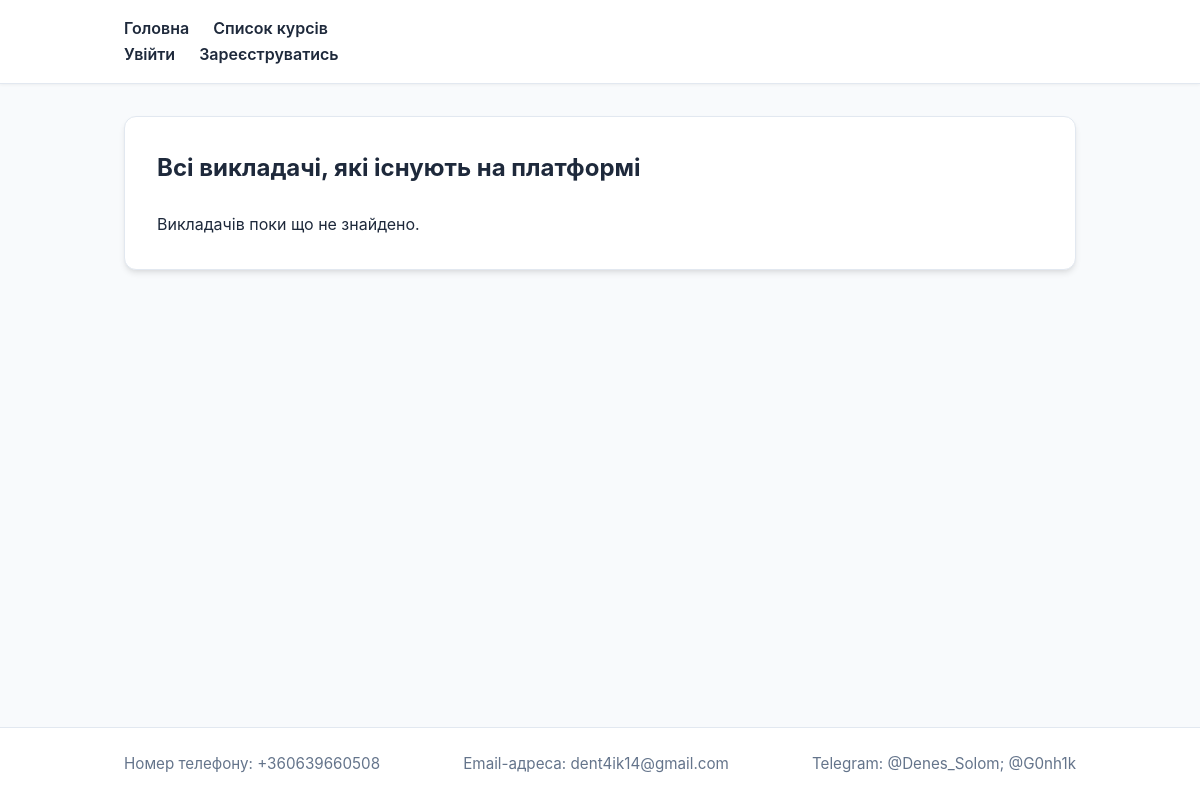
Before: /users/ with the older database file.
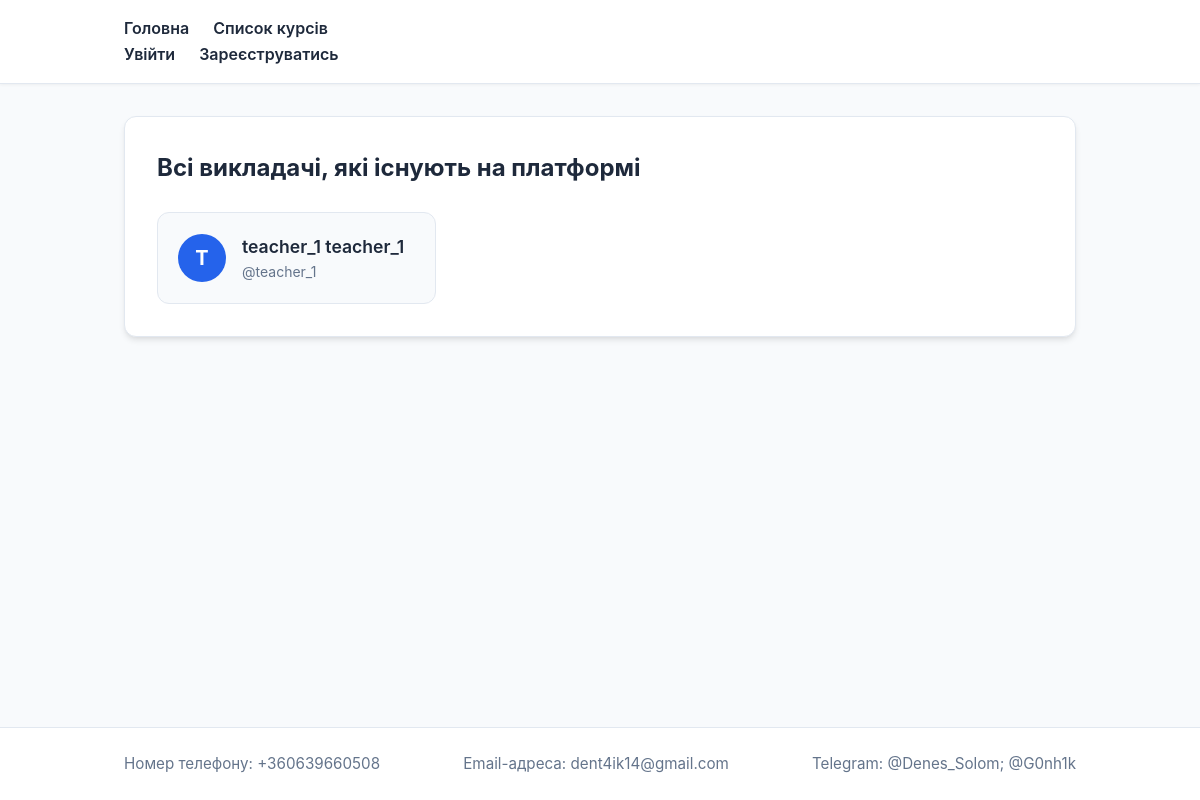
After: the same page with the newer database file.
### users/models.py (models this page shows)
class User(AbstractUser):
    email = models.EmailField('email address', unique=True)
    class Role(models.TextChoices):
        TEACHER = 'teacher', 'Викладач'
        STUDENT = 'student', 'Студент'
    role = models.CharField(
        'роль',
        max_length=10,
        choices=Role.choices,
        default=Role.STUDENT,
    )

### users/views.py (the view)
# urls.py: path('', UsersList.as_view(), name='users_list'),
class UsersList(ListView):
    model = User
    template_name = 'users/user_list.html'
    context_object_name = 'teachers'
    def get_queryset(self):
        return User.objects.filter(role=User.Role.TEACHER)
    def get_context_data(self, **kwargs):
        context = super().get_context_data(**kwargs)
        context['title'] = 'Список Викладачів'
        return context

### users/templates/users/user_list.html (shortened to what this page needs)
{% load static %}
<!doctype html>
<html lang="uk">
  <head>
    <link rel="stylesheet" href="{% static 'users/css/style.css' %}" />
  </head>
  <body>
    <header>
      <div class="nav-container">
        <div class="nav-links">
          <a href="{% url 'index' %}">Головна</a>
          <a href="{% url 'courses:courses_list' %}">Список курсів</a>
        </div>
        <div class="auth-links nav-links">
          {% if user.is_authenticated %}
            <a href="{% url 'users:profile' %}">Профіль ({{ user.username }})</a>
            <form action="{% url 'users:logout' %}" method="post" style="display: inline;">
              {% csrf_token %}
              <button type="submit" class="btn-logout">Вийти</button>
            </form>
          {% else %}
            <a href="{% url 'users:login' %}">Увійти</a>
            <a href="{% url 'users:register' %}">Зареєструватись</a>
          {% endif %}
        </div>
      </div>
    </header>
    <main>
      <section class="teachers-section">
        <h2 class="section-title">Всі викладачі, які існують на платформі</h2>
        <div class="teachers-grid">
          {% for teacher in object_list %}
            <div class="teacher-card">
              <div class="teacher-avatar">
                {{ teacher.username|first|upper }}
              </div>
              <div class="teacher-info">
                <a href="{% url 'users:author_detail' pk=teacher.id %}" class="teacher-name">
                  {{ teacher.get_full_name|default:teacher.username }}
                </a>
                <p class="teacher-username">@{{ teacher.username }}</p>
              </div>
            </div>
          {% empty %}
            <div class="empty-state">
              <p>Викладачів поки що не знайдено.</p>
            </div>
          {% endfor %}
        </div>
      </section>
    </main>
    <footer>
      <div class="footer-container">
        <p>Номер телефону: +360639660508</p>
        <p>Email-адреса: dent4ik14@gmail.com</p>
        <p>Telegram: @Denes_Solom; @G0nh1k</p>
      </div>
    </footer>
  </body>
</html>

Changed rows visible on the page:
added User: username|first "T", get_full_name "teacher_1 teacher_1", username "teacher_1"
Other visible differences:
text no longer shown: "Викладачів поки що не знайдено."
